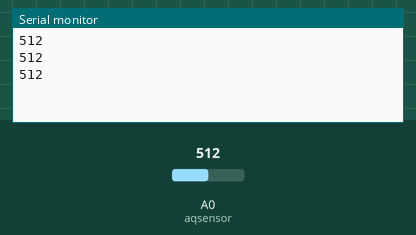
This sketch was run on a simulated Arduino Uno, built with avr-gcc and run on an emulated ATmega328P. Shown: the last lines printed to the serial monitor. The test bench sets the inputs (shaded band); at power-on: A0 (aqsensor) = 512.

Above: at 1.3 s.
1.4 s: A0 (aqsensor) set to 716
At 1.9 s:
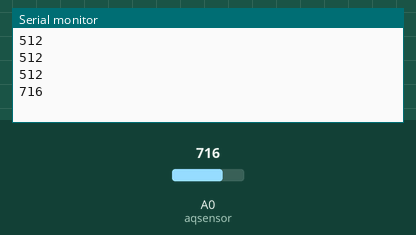
2.9 s: A0 (aqsensor) set to 900
At 3.4 s:
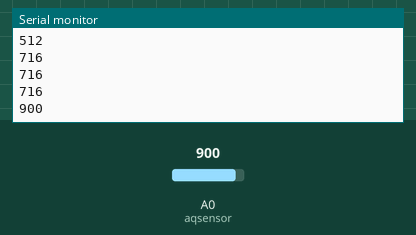
Timing chart, 0 to 5.9 s (numbered marks = the images above; inputs shaded):
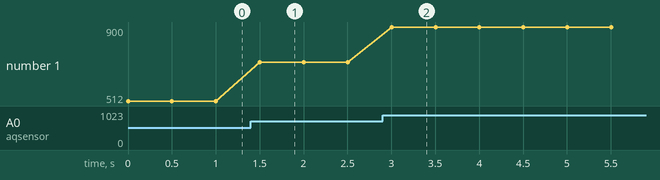

The sketch:

Tinkerers.ino
```cpp
const int aqsensor = A0;
void setup() {
  pinMode (aqsensor,INPUT);
  Serial.begin (9600);
}
void loop() {
  int ppm = analogRead(aqsensor);
  Serial.println(ppm);
  delay (500);
}
```

Measured:
- after the input at 1.4 s, the serial monitor: prints a new line after 0.10 s (image 1)
- after the input at 2.9 s, the serial monitor: prints a new line after 0.10 s (image 2)
- plotted number 1: 512 → 716 after the input at 1.4 s, 716 → 900 after the input at 2.9 s
